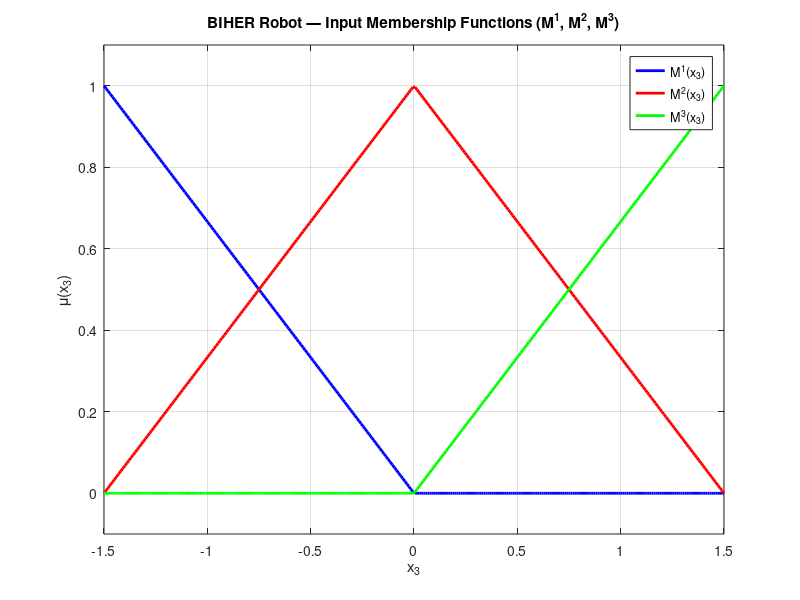
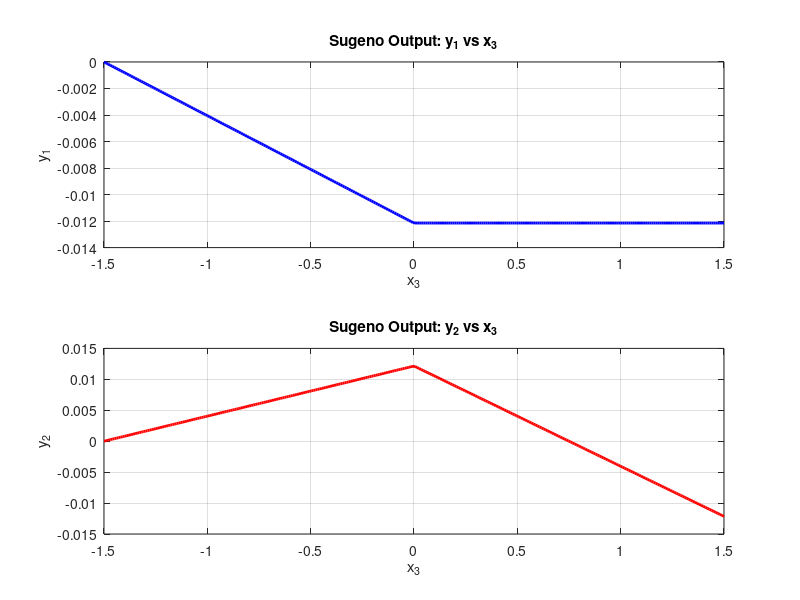
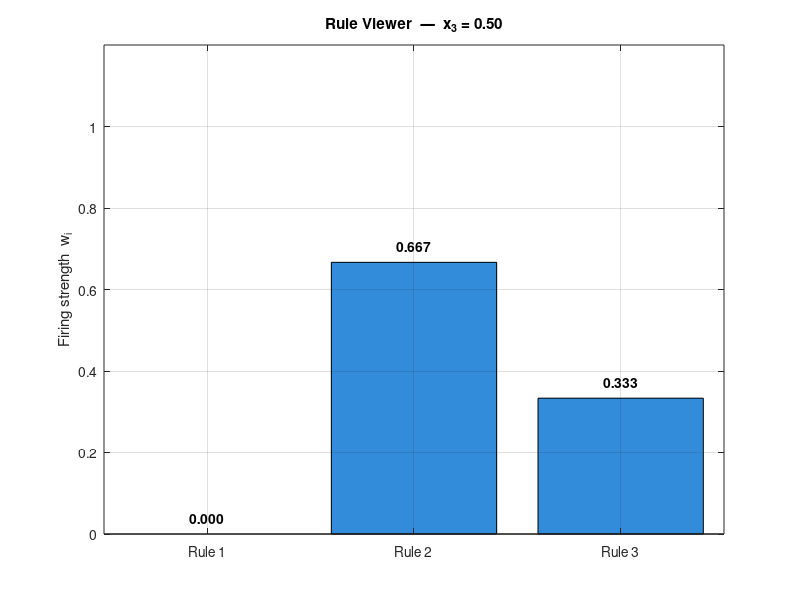
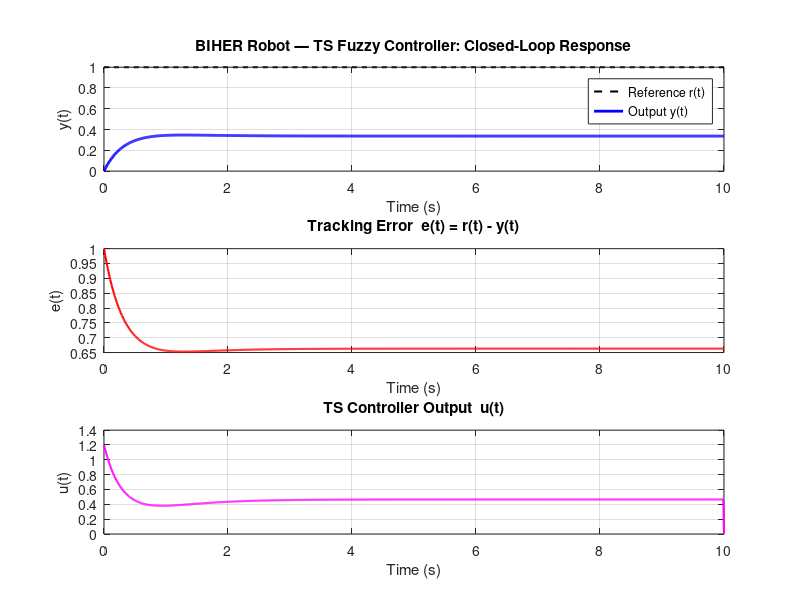

Source code (MATLAB) for these figures, in order:
%% LABORATORY № 4
%% TS Fuzzy Controller for BIHER Mobile Robot
%% NO Fuzzy Logic Toolbox required — runs on MATLAB Online (free)
%% All fuzzy logic implemented manually from scratch

clear; clc; close all;

%% =====================================================================
%%  1. MEMBERSHIP FUNCTIONS  (replaces FIS Editor / fuzzy() command)
%% =====================================================================

% Input variable: x3, universe of discourse: [-1.5, 1.5]
x3_range = linspace(-1.5, 1.5, 300);

% Triangular membership function (trimf)
trimf = @(x, a, b, c) max(min((x-a)./(b-a+1e-10), (c-x)./(c-b+1e-10)), 0);

% Parameters from Figure 4.7:
%   M1x3 Params: -3  -1.5   0
%   M2x3 Params: -1.5  0   1.5
%   M3x3 Params:  0   1.5   3
M1 = trimf(x3_range, -3,   -1.5,  0  );
M2 = trimf(x3_range, -1.5,  0,    1.5);
M3 = trimf(x3_range,  0,    1.5,  3  );

% --- Plot membership functions (Figure 4.7 equivalent) ---
figure('Name', 'Membership Functions - Input X3');
plot(x3_range, M1, 'b-', 'LineWidth', 2); hold on;
plot(x3_range, M2, 'r-', 'LineWidth', 2);
plot(x3_range, M3, 'g-', 'LineWidth', 2);
xlabel('x_3');  ylabel('\mu(x_3)');
title('BIHER Robot — Input Membership Functions (M^1, M^2, M^3)');
legend('M^1(x_3)', 'M^2(x_3)', 'M^3(x_3)', 'Location', 'best');
grid on;  ylim([-0.1 1.1]);

%% =====================================================================
%%  2. OUTPUT PARAMETERS  (Sugeno-type: constant output values per rule)
%% =====================================================================

% Computed constant (from lab):  a2d = 0.0081 * 1.5
a2d = 0.0081 * 1.5;   % = 0.01215

% Fuzzy rules (from Section 4, Figure 4.12):
%   Rule 1: IF x3 is M1  THEN  y1 = 0,     y2 = 0
%   Rule 2: IF x3 is M2  THEN  y1 = -a2d,  y2 = +a2d
%   Rule 3: IF x3 is M3  THEN  y1 = -a2d,  y2 = -a2d
y1_rules = [0,    -a2d,  -a2d];
y2_rules = [0,    +a2d,  -a2d];

fprintf('a2d = %.5f\n', a2d);
fprintf('Y1 rule outputs : [%.5f,  %.5f,  %.5f]\n', y1_rules);
fprintf('Y2 rule outputs : [%.5f,  %.5f,  %.5f]\n', y2_rules);

%% =====================================================================
%%  3. SUGENO INFERENCE ENGINE  (replaces evalfis / FIS object)
%%     Weighted average defuzzification
%% =====================================================================

function [y1, y2] = sugeno_infer(x3_val, y1_rules, y2_rules)
    trimf = @(x, a, b, c) max(min((x-a)./(b-a+1e-10), (c-x)./(c-b+1e-10)), 0);

    % Firing strengths
    w1 = trimf(x3_val, -3,   -1.5, 0  );
    w2 = trimf(x3_val, -1.5,  0,   1.5);
    w3 = trimf(x3_val,  0,    1.5, 3  );
    W  = w1 + w2 + w3 + 1e-10;   % avoid division by zero

    % Normalized weights (hi = wi / sum(wi))
    h1 = w1/W;  h2 = w2/W;  h3 = w3/W;

    % Sugeno defuzzification: y = sum(hi * yi)
    y1 = h1*y1_rules(1) + h2*y1_rules(2) + h3*y1_rules(3);
    y2 = h1*y2_rules(1) + h2*y2_rules(2) + h3*y2_rules(3);
end

%% =====================================================================
%%  4. OUTPUT SURFACE  (replaces Surface Viewer, Figure 4.11-4.12)
%% =====================================================================

y1_out = zeros(size(x3_range));
y2_out = zeros(size(x3_range));

for k = 1:length(x3_range)
    [y1_out(k), y2_out(k)] = sugeno_infer(x3_range(k), y1_rules, y2_rules);
end

figure('Name', 'Output Surface');
subplot(2,1,1);
plot(x3_range, y1_out, 'b-', 'LineWidth', 2);
xlabel('x_3');  ylabel('y_1');
title('Sugeno Output: y_1 vs x_3');
grid on;

subplot(2,1,2);
plot(x3_range, y2_out, 'r-', 'LineWidth', 2);
xlabel('x_3');  ylabel('y_2');
title('Sugeno Output: y_2 vs x_3');
grid on;

%% =====================================================================
%%  5. RULE VIEWER  (replaces Rule Viewer GUI, Figure 4.9-4.10)
%% =====================================================================

x3_test = 0.5;   % arbitrary test value

trimf_s = @(x, a, b, c) max(min((x-a)./(b-a+1e-10), (c-x)./(c-b+1e-10)), 0);
w1_t = trimf_s(x3_test, -3,   -1.5, 0  );
w2_t = trimf_s(x3_test, -1.5,  0,   1.5);
w3_t = trimf_s(x3_test,  0,    1.5, 3  );
W_t  = w1_t + w2_t + w3_t + 1e-10;

figure('Name', 'Rule Viewer');
bar([w1_t, w2_t, w3_t], 'FaceColor', [0.2 0.55 0.85]);
set(gca, 'XTickLabel', {'Rule 1','Rule 2','Rule 3'});
ylabel('Firing strength  w_i');
title(sprintf('Rule Viewer  —  x_3 = %.2f', x3_test));
ylim([0 1.2]);  grid on;
for i = 1:3
    vals = [w1_t, w2_t, w3_t];
    text(i, vals(i)+0.04, sprintf('%.3f', vals(i)/W_t), ...
        'HorizontalAlignment','center', 'FontSize', 10, 'FontWeight', 'bold');
end

[y1_t, y2_t] = sugeno_infer(x3_test, y1_rules, y2_rules);
fprintf('\n--- Test point  x3 = %.2f ---\n', x3_test);
fprintf('  y1 = %.6f\n', y1_t);
fprintf('  y2 = %.6f\n', y2_t);

%% =====================================================================
%%  6. CLOSED-LOOP SIMULATION  (replaces Simulink model)
%%     State equation (4.6a) integrated with Euler method
%%     TS fuzzy controller from equation (4.5)
%% =====================================================================

% --- Subsystem matrices for BIHER robot ---
% State: x = [x1; x2]  (position, velocity)
% Subsystem 1 (M1 active):
A1 = [-1   0.5;  -0.5  -1  ];   B1 = [1;   0  ];
% Subsystem 2 (M2 active):
A2 = [-1   1;    -1    -0.8];   B2 = [1;   0.5];
% Subsystem 3 (M3 active):
A3 = [-0.8 0.5;  -0.5  -1.2];  B3 = [0.8; 0.3];

% Output matrix (same for all subsystems)
C = [1 0];

% Controller gain matrices Fi (state feedback) and Gi (integral gain)
F1 = [-1.0  -0.5];   G1 = 1.0;
F2 = [-1.2  -0.6];   G2 = 1.2;
F3 = [-0.9  -0.4];   G3 = 0.9;

% --- Simulation settings ---
dt = 0.01;        % time step [s]
T  = 10;          % total time [s]
t  = 0:dt:T;
N  = length(t);

x = zeros(2, N);  % state trajectory
e = zeros(1, N);  % tracking error
u = zeros(1, N);  % control input
r = ones(1,  N);  % reference (unit step)
x(:,1) = [0; 0];  % initial conditions

trimf_sim = @(x, a, b, c) max(min((x-a)./(b-a+1e-10), (c-x)./(c-b+1e-10)), 0);

for k = 1:N-1
    x3_k = x(2, k);   % x3 is mapped to the velocity state

    % --- Firing strengths (eq. 4.2) ---
    w1 = trimf_sim(x3_k, -3,   -1.5, 0  );
    w2 = trimf_sim(x3_k, -1.5,  0,   1.5);
    w3 = trimf_sim(x3_k,  0,    1.5, 3  );
    W  = w1 + w2 + w3 + 1e-10;
    h1 = w1/W;  h2 = w2/W;  h3 = w3/W;

    % --- System output (eq. 4.2b) ---
    y_k = h1*(C*x(:,k)) + h2*(C*x(:,k)) + h3*(C*x(:,k));

    % --- Tracking error (eq. 4.3) ---
    e(k) = r(k) - y_k;

    % --- TS fuzzy controller (eq. 4.5) ---
    u(k) = h1*(F1*x(:,k) + G1*e(k)) + ...
           h2*(F2*x(:,k) + G2*e(k)) + ...
           h3*(F3*x(:,k) + G3*e(k));

    % --- State update (eq. 4.6a) — Euler integration ---
    dx = h1*(A1*x(:,k) + B1*u(k)) + ...
         h2*(A2*x(:,k) + B2*u(k)) + ...
         h3*(A3*x(:,k) + B3*u(k));
    x(:,k+1) = x(:,k) + dt*dx;
end
e(end) = r(end) - C*x(:,end);

%% =====================================================================
%%  7. PLOT SIMULATION RESULTS
%% =====================================================================

y_sim = C(1)*x(1,:);   % output signal

figure('Name', 'Simulation Results', 'Position', [100 100 900 650]);

subplot(3,1,1);
plot(t, r,     'k--', 'LineWidth', 1.5); hold on;
plot(t, y_sim, 'b-',  'LineWidth', 2);
xlabel('Time (s)');  ylabel('y(t)');
title('BIHER Robot — TS Fuzzy Controller: Closed-Loop Response');
legend('Reference r(t)', 'Output y(t)', 'Location', 'best');
grid on;

subplot(3,1,2);
plot(t, e, 'r-', 'LineWidth', 1.5);
xlabel('Time (s)');  ylabel('e(t)');
title('Tracking Error  e(t) = r(t) - y(t)');
grid on;

subplot(3,1,3);
plot(t, u, 'm-', 'LineWidth', 1.5);
xlabel('Time (s)');  ylabel('u(t)');
title('TS Controller Output  u(t)');
grid on;

fprintf('\n=== SIMULATION COMPLETE ===\n');
fprintf('Final error  : e(T) = %.6f\n', e(end));
fprintf('Final output : y(T) = %.6f\n', y_sim(end));
